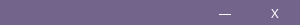
      <widget class="QFrame" name="frame_2">
       <property name="minimumSize">
        <size>
         <width>300</width>
         <height>25</height>
        </size>
       </property>
       <property name="maximumSize">
        <size>
         <width>300</width>
         <height>25</height>
        </size>
       </property>
       <property name="styleSheet">
        <string notr="true">QFrame {
    background-color: rgba(115, 100, 140, 1); /* Красивый? Цвет фона */
    border-radius: 12px; /* Радиус скругления краев */
    border: none; /* Убираем границу */
}
</string>
       </property>
       <property name="frameShape">
        <enum>QFrame::StyledPanel</enum>
       </property>
       <property name="frameShadow">
        <enum>QFrame::Plain</enum>
       </property>
       <layout class="QGridLayout" name="gridLayout_9">
        <property name="leftMargin">
         <number>0</number>
        </property>
        <property name="topMargin">
         <number>0</number>
        </property>
        <property name="rightMargin">
         <number>0</number>
        </property>
        <property name="bottomMargin">
         <number>0</number>
        </property>
        <property name="spacing">
         <number>0</number>
        </property>
        <item row="0" column="0">
         <widget class="QLabel" name="label">
          <property name="minimumSize">
           <size>
            <width>100</width>
            <height>25</height>
           </size>
          </property>
          <property name="maximumSize">
           <size>
            <width>2500</width>
            <height>25</height>
           </size>
          </property>
          <property name="font">
           <font>
            <family>Roboto</family>
            <pointsize>10</pointsize>
            <weight>75</weight>
            <italic>false</italic>
            <bold>true</bold>
           </font>
          </property>
          <property name="styleSheet">
           <string notr="true">QLabel {
    color: rgba(255, 255, 255, 1); /* Белый текст */
    background-color: transparent; /* Прозрачный фон */
    border: none; /* Убираем рамку */
	qproperty-alignment: 'AlignHCenter | AlignVCenter';
}</string>
          </property>
          <property name="text">
           <string/>
          </property>
         </widget>
        </item>
        <item row="0" column="1">
         <widget class="QPushButton" name="pushButtonMinimize">
          <property name="minimumSize">
           <size>
            <width>50</width>
            <height>25</height>
           </size>
          </property>
          <property name="maximumSize">
           <size>
            <width>50</width>
            <height>25</height>
           </size>
          </property>
          <property name="font">
           <font>
            <family>Sans Serif Collection</family>
            <pointsize>10</pointsize>
            <weight>50</weight>
            <bold>false</bold>
           </font>
          </property>
          <property name="styleSheet">
           <string notr="true">QPushButton {
    background-color: transparent; /* Прозрачный фон */
    border: none; /* Убираем рамку */
    color: white; /* Белый цвет текста */
}


QPushButton:hover {
    background-color: rgba(255, 255, 255, 100); /* Белый цвет с менее яркой прозрачностью */
    border-radius: 12px; /* Увеличенный радиус скругления краев */
}

QPushButton:pressed {
    background-color: rgba(255, 255, 255, 150); /* Белый цвет с более мягкой прозрачностью */
}</string>
          </property>
          <property name="text">
           <string>—</string>
          </property>
         </widget>
        </item>
        <item row="0" column="2">
         <widget class="QPushButton" name="pushButtonClose">
          <property name="minimumSize">
           <size>
            <width>50</width>
            <height>25</height>
           </size>
          </property>
          <property name="maximumSize">
           <size>
            <width>50</width>
            <height>25</height>
           </size>
          </property>
          <property name="font">
           <font>
            <family>Sans Serif Collection</family>
            <pointsize>10</pointsize>
           </font>
          </property>
          <property name="styleSheet">
           <string notr="true">QPushButton {
    background-color: transparent; /* Прозрачный фон */
    border: none; /* Убираем рамку */
    color: white; /* Белый цвет текста */
}

/* При наведении на кнопку */
QPushButton:hover {
    background-color: rgba(255, 0, 0, 100); /* Красный цвет с небольшой прозрачностью */
    border-radius: 12px; /* Увеличенный радиус скругления краев */
}

QPushButton:pressed {
    background-color: rgba(255, 0, 0, 200); /* Красный цвет с более высокой прозрачностью */
}</string>
          </property>
          <property name="text">
           <string>X</string>
          </property>
         </widget>
        </item>
       </layout>
      </widget>
